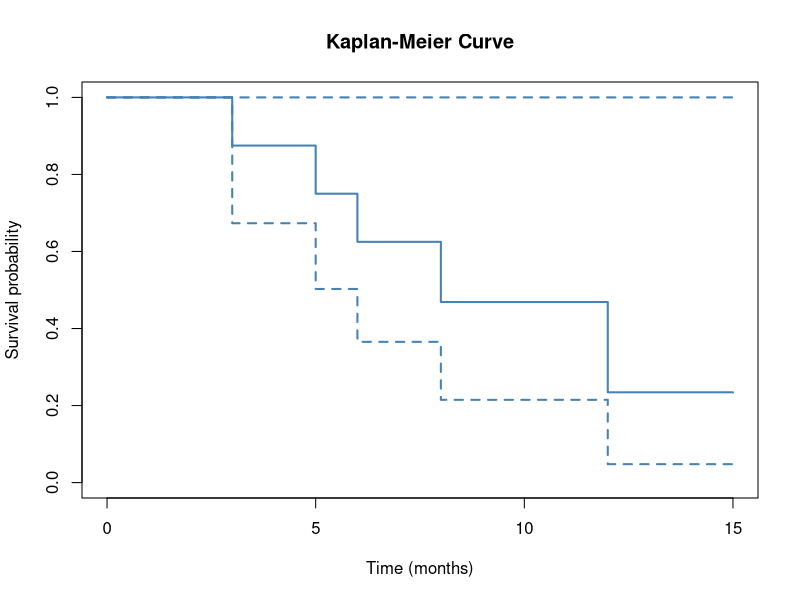

The R script that drew this image:
## ---- chunk 1
library(survival)
library(ggplot2)
## ---- chunk 2
x <- c(22, 25, 19, 30, 24, 28, 21, 26, 23, 27)
mean(x)
median(x)
sd(x)
## ---- chunk 3
Q1 <- quantile(x, 0.25)
Q3 <- quantile(x, 0.75)
IQR_val <- IQR(x)
lower <- Q1 - 1.5 * IQR_val
upper <- Q3 + 1.5 * IQR_val
c(lower = lower, upper = upper)
## ---- chunk 4
sens <- 0.95; spec <- 0.90; prev <- 0.01
p_pos <- sens * prev + (1 - spec) * (1 - prev)
ppv   <- sens * prev / p_pos
round(ppv, 4)
## ---- chunk 5
n <- 36; xbar <- 102; s <- 18
se <- s / sqrt(n)
t_star <- qt(0.975, df = n - 1)
ci <- xbar + c(-1, 1) * t_star * se
round(ci, 2)
## ---- chunk 6
t_stat <- (12.4 - 10) / (6 / sqrt(25))
p_val  <- pt(t_stat, df = 24, lower.tail = FALSE)
c(t = round(t_stat, 3), p = round(p_val, 4))
## ---- chunk 7
# Simulate data consistent with given summaries
set.seed(42)
groupA <- rnorm(20, mean = 8.2,  sd = 2.4)
groupB <- rnorm(20, mean = 10.5, sd = 3.1)
t.test(groupA, groupB, var.equal = FALSE)
## ---- chunk 8
obs <- matrix(c(70, 30, 50, 50), nrow = 2, byrow = TRUE,
              dimnames = list(c("Drug","Placebo"), c("Improved","Not improved")))
chisq.test(obs)
## ---- chunk 9
temp   <- c(10, 15, 18, 20, 22, 25, 28, 30)
growth <- c(1.2, 1.8, 2.3, 2.7, 3.0, 3.5, 3.9, 4.1)
model <- lm(growth ~ temp)
summary(model)
## ---- chunk 10
model <- lm(growth ~ temp)
summary(model)
## ---- chunk 11
predict(model, newdata = data.frame(temp = 24))
## ---- chunk 12
summary(model)$r.squared
## ---- chunk 13
set.seed(1)
n   <- 100
age <- round(runif(n, 30, 70))
bmi <- round(rnorm(n, 27, 4), 1)
biomarker <- 2.0 + 0.05 * age + 0.10 * bmi + rnorm(n, 0, 1.2)

fit_simple   <- lm(biomarker ~ age)
fit_multiple <- lm(biomarker ~ age + bmi)
## ---- chunk 14
coef(fit_simple)
## ---- chunk 15
coef(fit_multiple)
## ---- chunk 16
b0 <- -8.08; b_bmi <- 0.094; b_age <- 0.057
linear <- b0 + b_bmi * 32 + b_age * 55
p_hat  <- exp(linear) / (1 + exp(linear))
round(p_hat, 4)
## ---- chunk 17
times  <- c(3, 5, 6, 6, 8, 10, 12, 15)
events <- c(1, 1, 1, 0, 1, 0,  1,  0)

library(survival)
fit <- survfit(Surv(times, events) ~ 1)
plot(fit,
     xlab = "Time (months)",
     ylab = "Survival probability",
     main = "Kaplan-Meier Curve",
     lwd  = 2, col = "steelblue",
     conf.int = TRUE)
